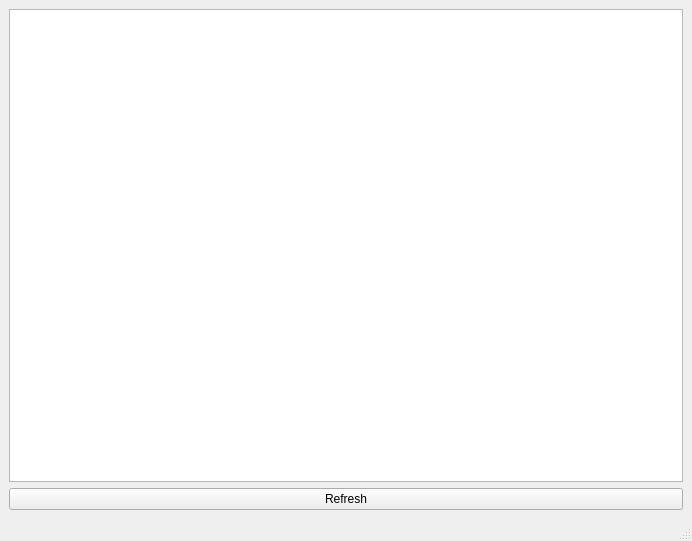
<?xml version="1.0" encoding="UTF-8"?>
<ui version="4.0">
 <class>MainWindow</class>
 <widget class="QMainWindow" name="MainWindow">
  <property name="geometry">
   <rect>
    <x>0</x>
    <y>0</y>
    <width>692</width>
    <height>541</height>
   </rect>
  </property>
  <property name="windowTitle">
   <string>MainWindow</string>
  </property>
  <widget class="QWidget" name="centralwidget">
   <layout class="QVBoxLayout" name="verticalLayout">
    <item>
     <widget class="QTableView" name="tableView"/>
    </item>
    <item>
     <widget class="QPushButton" name="Refreshbutton">
      <property name="text">
       <string>Refresh</string>
      </property>
     </widget>
    </item>
   </layout>
  </widget>
  <widget class="QMenuBar" name="menubar">
   <property name="geometry">
    <rect>
     <x>0</x>
     <y>0</y>
     <width>692</width>
     <height>22</height>
    </rect>
   </property>
  </widget>
  <widget class="QStatusBar" name="statusbar"/>
 </widget>
 <resources/>
 <connections/>
</ui>
